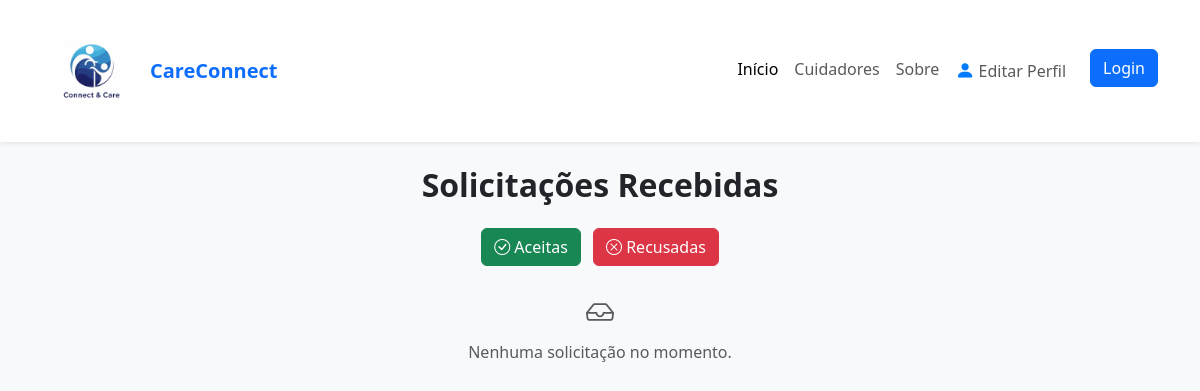
Page /cuidador/solicitacoes/ on the earlier database version.
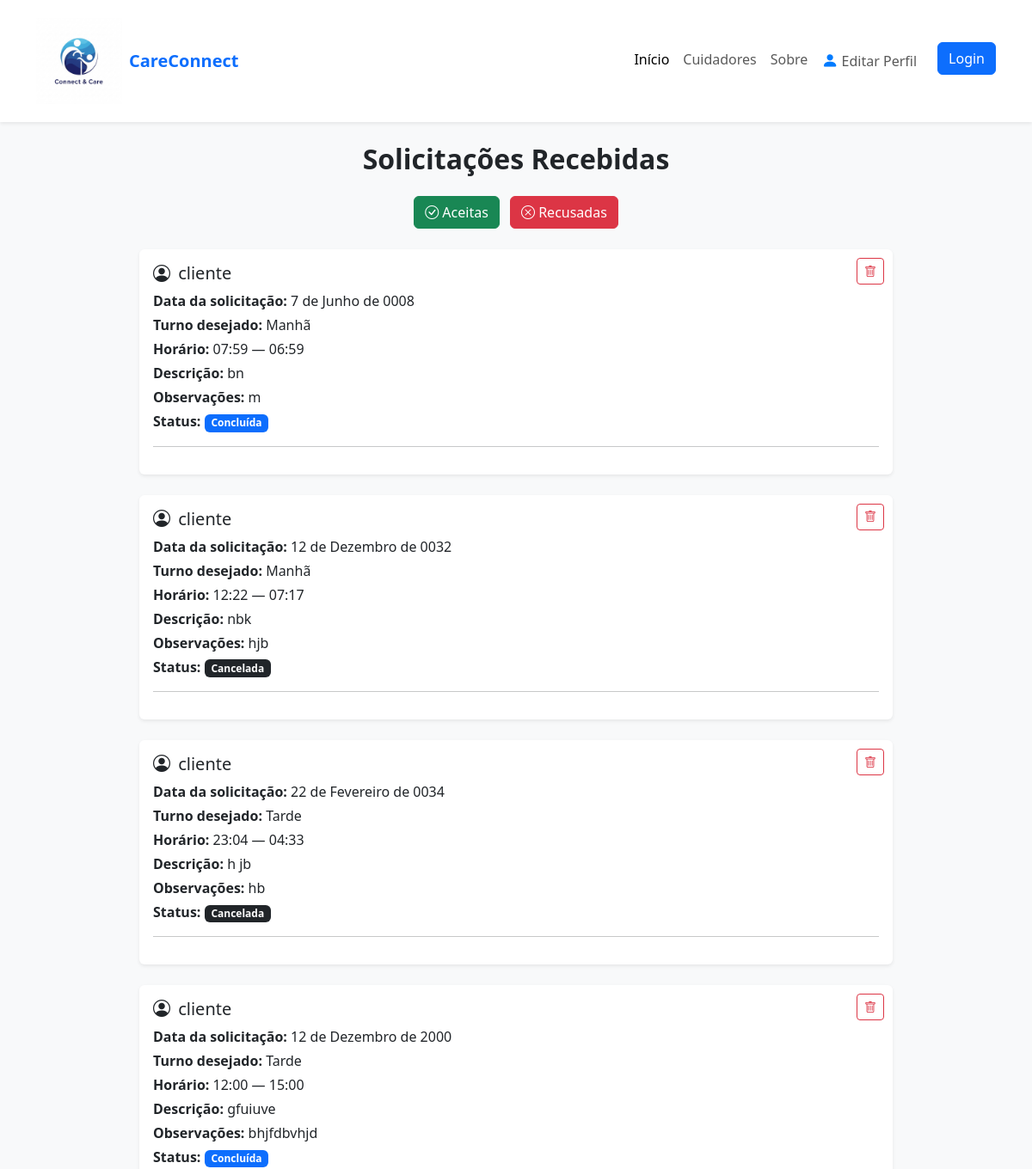
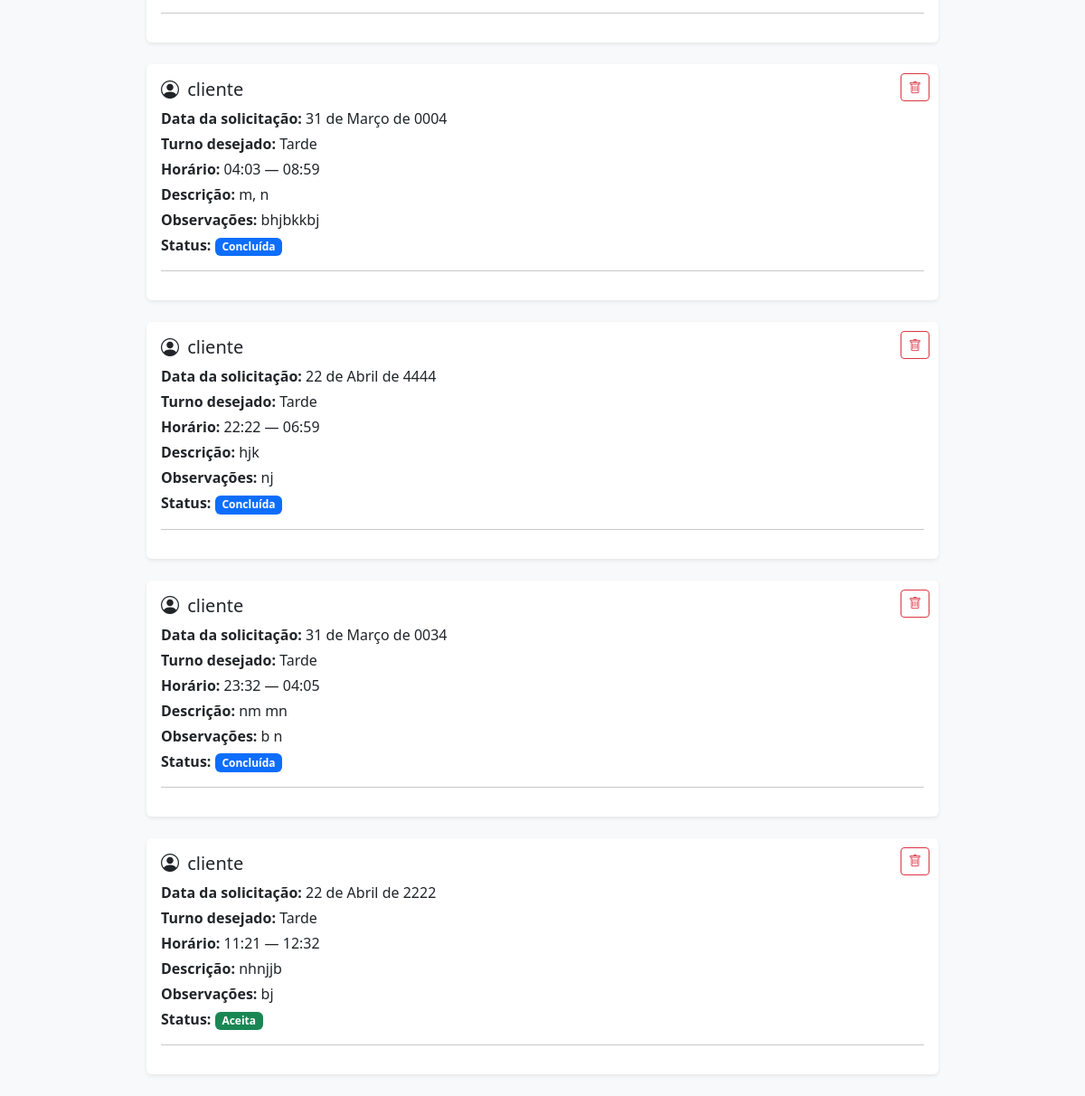
Same page on the later database version (2 pictures, top to bottom).
### pfi/models.py (models this page shows, shortened)
class Solicitacao(models.Model):
    data_solicitacao=models.DateField()
    turno=models.CharField(max_length=100)
    horario_inicial=models.TimeField()
    horario_final=models.TimeField()
    status=models.CharField(max_length=100)
    observacao=models.TextField()
    descricao=models.TextField()
    cliente=models.ForeignKey(Cliente, on_delete=models.DO_NOTHING)
    cuidador=models.ForeignKey(Cuidador, on_delete=models.DO_NOTHING)

class Usuario(models.Model):
    nome = models.CharField(max_length=100)
    email = models.EmailField()
    cpf = models.CharField(max_length=20)
    telefone = models.CharField(max_length=15)
    senha = models.CharField(max_length=128)
    data_cadastro = models.DateTimeField(auto_now_add=True)
    data_nasc = models.DateField()
    foto = models.ImageField(upload_to="fotos_cuidadores/", null=True, blank=True)

### pfi/views.py (the view)
# urls.py: path("cuidador/solicitacoes/", SolicitacoesCuidadorView.as_view(), name="solicitacoes_cuidador"),
class SolicitacoesCuidadorView(ListView):
    model = Solicitacao
    template_name = "solicitacoes_cuidador.html"
    context_object_name = "solicitacoes"

### pfi/templates/solicitacoes_cuidador.html (shortened to what this page needs)
{% load static %}
<!DOCTYPE html>
<html lang="pt-br">
<head>
    <link href="https://cdn.jsdelivr.net/npm/bootstrap@5.3.0/dist/css/bootstrap.min.css" rel="stylesheet">
    <link href="https://cdn.jsdelivr.net/npm/bootstrap-icons/font/bootstrap-icons.css" rel="stylesheet">
</head>
<body class="bg-light">
    {% include 'menu.html' %}
    <div class="container mt-4" style="max-width: 900px;">
        <h2 class="mb-4 text-center fw-bold">Solicitações Recebidas</h2>
        <div class="text-center mb-4">
            <a href="{% url 'solicitacoes_aceitas' %}" class="btn btn-success me-2">
                <i class="bi bi-check-circle"></i> Aceitas
            </a>
            <a href="{% url 'solicitacoes_recusadas' %}" class="btn btn-danger">
                <i class="bi bi-x-circle"></i> Recusadas
            </a>
        </div>
        {% if solicitacoes %}
            {% for s in solicitacoes %}
            <div class="card mb-4 shadow-sm border-0" style="position: relative;">
                <div class="card-body">
                    <button class="btn btn-outline-danger btn-sm btn-lixeira" style="position: absolute; top: 10px; right: 10px;"
                        {% if s.status == 'pendente' %} disabled {% endif %}>
                        <i class="bi bi-trash"></i>
                    </button>
                    <h5 class="card-title">
                        <i class="bi bi-person-circle me-1"></i>
                        {{ s.cliente.nome }}
                    </h5>
                    <p class="mb-1"><strong>Data da solicitação:</strong> {{ s.data_solicitacao }}</p>
                    <p class="mb-1"><strong>Turno desejado:</strong> {{ s.turno }}</p>
                    <p class="mb-1"><strong>Horário:</strong> {{ s.horario_inicial }} — {{ s.horario_final }}</p>
                    <p class="mb-1"><strong>Descrição:</strong> {{ s.descricao }}</p>
                    {% if s.observacao %}
                    <p class="mb-1"><strong>Observações:</strong> {{ s.observacao }}</p>
                    {% endif %}
                    <p class="mb-2">
                        <strong>Status:</strong>
                        {% if s.status == 'pendente' %}
                        <span class="badge bg-warning">Pendente</span>
                        {% elif s.status == 'aceita' %}
                        <span class="badge bg-success">Aceita</span>
                        {% elif s.status == 'recusada' %}
                        <span class="badge bg-danger">Recusada</span>
                        {% elif s.status == 'cancelada' %}
                        <span class="badge bg-dark">Cancelada</span>
                        {% elif s.status == 'concluida' %}
                        <span class="badge bg-primary">Concluída</span>
                        {% endif %}
                    </p>
                    <hr>
                </div>
            </div>
            {% endfor %}
        {% else %}
            <p class="text-center text-muted">
                <i class="bi bi-inbox fs-3 d-block mb-2"></i>
                Nenhuma solicitação no momento.
            </p>
        {% endif %}
    </div>
</body>
</html>

### pfi/templates/menu.html (shortened to what this page needs)
{% load static %}
<nav class="navbar navbar-expand-lg navbar-light bg-white shadow-sm py-3">
    <div class="container">
        <a class="navbar-brand d-flex align-items-center" href="#">
            <img src="{% static 'imagens/logo.jpeg' %}" alt="CareConnect" height="100" class="me-2">
            <span class="fw-bold text-primary">CareConnect</span>
        </a>
        <div class="collapse navbar-collapse justify-content-end" id="navbarNav">
            <ul class="navbar-nav">
                <li class="nav-item">
                    <a class="nav-link active" href="{% url 'home' %}">Início</a>
                </li>
                <li class="nav-item">
                    <a class="nav-link" href="{% url 'cuidadores' %}">Cuidadores</a>
                </li>
                <li class="nav-item">
                    <a class="nav-link" href="{% url 'sobre' %}">Sobre</a>
                </li>
                <li class="nav-item d-flex align-items-center">
                    {% if request.session.is_cuidador %}
                    <a class="nav-link d-flex align-items-center gap-1 py-2"
                       href="{% url 'editar_perfil_cuidador' %}">
                        {% else %}
                        <a class="nav-link d-flex align-items-center gap-1 py-2"
                           href="{% url 'editar_perfil_cliente' %}">
                            {% endif %}
                            <i class="bi bi-person-fill" style="font-size: 1.2rem; color:#007bff;"></i>
                            <span>Editar Perfil</span>
                        </a>
                </li>
                {% if request.session.user_logado %}
                <li class="nav-item">
                    <a class="btn btn-outline-danger ms-3" href="{% url 'logout' %}">Sair da conta</a>
                </li>
                {% else %}
                <li class="nav-item">
                    <a class="btn btn-primary ms-3" href="{% url 'login' %}">Login</a>
                </li>
                {% endif %}
            </ul>
        </div>
    </div>
</nav>

Differences in the rows shown:
added Solicitacao: cliente.nome "cliente", data_solicitacao "7 de Junho de 0008", turno "Manhã", horario_inicial "07:59", horario_final "06:59", descricao "bn", observacao "m", status "Concluída"
added Solicitacao: cliente.nome "cliente", data_solicitacao "12 de Dezembro de 0032", turno "Manhã", horario_inicial "12:22", horario_final "07:17", descricao "nbk", observacao "hjb", status "Cancelada"
added Solicitacao: cliente.nome "cliente", data_solicitacao "22 de Fevereiro de 0034", turno "Tarde", horario_inicial "23:04", horario_final "04:33", descricao "h jb", observacao "hb", status "Cancelada"
added Solicitacao: cliente.nome "cliente", data_solicitacao "12 de Dezembro de 2000", turno "Tarde", horario_inicial "12:00", horario_final "15:00", descricao "gfuiuve", observacao "bhjfdbvhjd", status "Concluída"
added Solicitacao: cliente.nome "cliente", data_solicitacao "31 de Março de 0004", turno "Tarde", horario_inicial "04:03", horario_final "08:59", descricao "m, n", observacao "bhjbkkbj", status "Concluída"
added Solicitacao: cliente.nome "cliente", data_solicitacao "22 de Abril de 4444", turno "Tarde", horario_inicial "22:22", horario_final "06:59", descricao "hjk", observacao "nj", status "Concluída"
added Solicitacao: cliente.nome "cliente", data_solicitacao "31 de Março de 0034", turno "Tarde", horario_inicial "23:32", horario_final "04:05", descricao "nm mn", observacao "b n", status "Concluída"
added Solicitacao: cliente.nome "cliente", data_solicitacao "22 de Abril de 2222", turno "Tarde", horario_inicial "11:21", horario_final "12:32", descricao "nhnjjb", observacao "bj", status "Aceita"
Other differences:
text no longer shown: "Nenhuma solicitação no momento."
